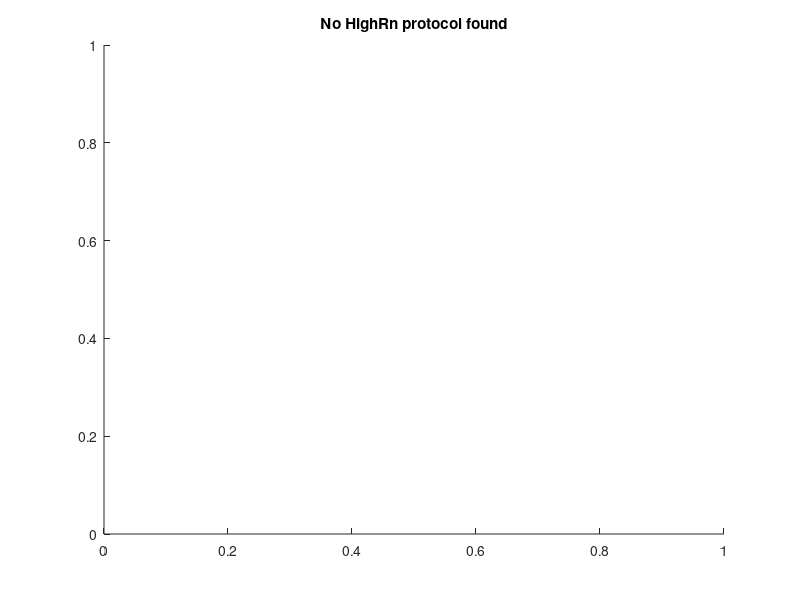

This figure's MATLAB source: (Note: this script raises an error after producing the figure.)
clear
clc
Neuronlist={'Apr18IR4d','Mar10IR1d'};
for neuron_count=1:length(Neuronlist)

file_High=sprintf([Neuronlist{neuron_count},'-HighRn.mat']);

% Section 3: analyze High_RN protocol. 
cd(Neuronlist{neuron_count});
mkdir(['../',Neuronlist{neuron_count},'_figs']);
hi_mahp=0;
hi_sahp=0;
%save AP count for -100:20:120 pA
High_apcount=zeros(12,2);
High_apcount(:,1)=-100:20:120;
%%%%
if exist(file_High, 'file')
load(file_High);
% the purpose for analyzing High/High RN is to compute ISI, ins_freq, delay
% and AP num. In this case, we also ignore the doublets since during
% doublets, the system is not stably oscillating. 
mat_High=matfile(file_High);
Name_High=whos(mat_High);
if(isempty(Name_High)~=1)
clear mat_High
N_High=length(Name_High)/2;
Trace_temp=eval(Name_High(2*1-1).name);
l_High=length(Trace_temp(:,1));
T_High=table([1:N_High]',zeros(N_High,l_High),zeros(N_High,l_High),'VariableNames',{'Trace','t','v'});
Cur=zeros(N_High,1);
str_temp=Name_High(1).name;
pos_underscore=strfind(str_temp,'_');
hiname_template=str_temp(1:pos_underscore(3));
f_High = fopen(['../',Neuronlist{neuron_count},'_High.txt'], 'a+');
fprintf(f_High,'Current\tNum_AP\tdelay\tMean_ISI\tstd_ISI\tCV_ISI\tFreq_ISI\tfreq_count\tfAHP\tmAHP\tsAHP\tspktime\n');   
num_aplevel=0;
min_v=100;
for i_hi=1:N_High
TraceHigh=eval([hiname_template,num2str(i_hi),'_1']);
Trace_cur=eval([hiname_template,num2str(i_hi),'_2']);
Cur_temp=roundn(mean(Trace_cur(5000:10000,2))*10^12,1);
v_ap=TraceHigh(:,2).*1000;
if((max(v_ap)>0)&&(Cur_temp>0))
    num_aplevel=num_aplevel+1;
end
min_v=min(min_v,min(v_ap));
end
pos_ap=0;
Cur_ap=zeros(num_aplevel,1);
Freq_ISI=zeros(num_aplevel,1);
Freq_count=zeros(num_aplevel,1);
for i_hi=1:N_High
TraceHigh=eval([hiname_template,num2str(i_hi),'_1']);
Trace_cur=eval([hiname_template,num2str(i_hi),'_2']);
%How to get current: isolate the current trace and take the average between
%5000 and 10000ms, round up to eliminate the single digit
v_ap=TraceHigh(:,2).*1000;
t_ap=TraceHigh(:,1).*1000;
Cur(i_hi)=roundn(mean(Trace_cur(5000:10000,2))*10^12,1);
if((max(v_ap)>0)&&(Cur(i_hi)>0))
    pos_ap=pos_ap+1;
    l=length(v_ap);
    dv_ap=get_dVdt(t_ap,v_ap);
    d2v_ap=get_dVdt(t_ap(2:end-1),dv_ap(2:end));
    t_bound=t_ap(end);
    dv_thre=3;
    [delay APnum ISI freq f_ahp m_ahp s_ahp]=hilo_ana(Neuronlist{neuron_count},1,Cur(i_hi),t_ap,v_ap,dv_ap,d2v_ap,dv_thre);
    hi_mahp=hi_mahp+mean(m_ahp);
    hi_sahp=hi_sahp+mean(s_ahp);
    Cur_ap(pos_ap)=Cur(i_hi);
    Freq_ISI(pos_ap)=mean(1000./ISI);
    Freq_count(pos_ap)=APnum/2;
    %save apcount for HighRN to High_apcount for later file output!
    highid_temp=find(High_apcount(:,1)==Cur(i_hi));
    High_apcount(highid_temp,2)=APnum;
    % save complete, if no AP then APnum=0
    fprintf(f_High,'%d\t%d\t%f\t%f\t%f\t%f\t%f\t%f\t%s\t%f\t%f\t',Cur(i_hi),APnum,delay,mean(ISI),std(ISI),std(ISI)/mean(ISI),Freq_ISI(pos_ap),Freq_count(pos_ap),f_ahp,mean(m_ahp),mean(s_ahp));
    % attach the spiking times to each line!
    spkt=zeros(APnum,1);
    spkt(1)=delay;
    for apnumtemp=2:APnum
        spkt(apnumtemp)=spkt(apnumtemp-1)+ISI(apnumtemp-1);
    end
    for apnumtemp=1:APnum
        fprintf(f_High,'%f\t',spkt(apnumtemp));
    end
    fprintf(f_High,'\n');
    %
    subplot(num_aplevel+1,2,2*pos_ap-1)
    plot(t_ap,v_ap)
    xlim([0 3000]);
    ylim([min(v_ap)-1 max(v_ap)+1]);
    xlabel('Time (ms)','FontSize', 5);
    ylabel('Vm (mV)','FontSize', 5);
    title([num2str(Cur(i_hi)),'PA'],'FontSize', 5);
    subplot(num_aplevel+1,2,2*pos_ap)
    plot(ISI,'o')
    ylim([0 max(ISI)+20])
    title([num2str(Cur(i_hi)),'PA'],'FontSize', 5);
    xlabel('Spks Count','FontSize', 5);
    ylabel('ISI (ms)','FontSize', 5);
else    
    subplot(num_aplevel+1,2,2*num_aplevel+1)
    plot(t_ap,v_ap);
    xlim([0 3000]);
    ylim([min_v-2 max(v_ap)+1]);
    xlabel('Time (ms)','FontSize', 5);
    ylabel('Vm (mV)','FontSize', 5);
    hold on;   
    
end
end

subplot(num_aplevel+1,2,2*(num_aplevel+1))
    plot(Cur_ap,Freq_ISI,'-ro')
    hold on;
    plot(Cur_ap,Freq_count,'-bo')
    title('F-I Red:ISI; Blue:spkcount','FontSize', 5);
    xlabel('Current (pA)','FontSize', 5);
    ylabel('Freq (Hz)','FontSize', 5);
fclose(f_High);

cd(['../',Neuronlist{neuron_count},'_figs']);
saveas(gcf,[Neuronlist{neuron_count},'_High_RN.png']);
saveas(gcf,[Neuronlist{neuron_count},'_High_RN.fig']);
close;
% % Section 3.5 Compute sag
% i_hi=1;
% TraceHigh=eval([hiname_template,num2str(i_hi),'_1']);
% CurHigh=eval([hiname_template,num2str(i_hi),'_2']);
% Cur_sag=roundn(mean(CurHigh(5000:10000,2))*10^12,1);
% v_ap=TraceHigh(:,2).*1000;
% t_ap=TraceHigh(:,1).*1000;
% [sag_v id_sag]=min(v_ap);
% rnfit_start=21439;%floor(0.45*l_rn);
% rnfit_end=23949;%floor(0.55*l_rn);
% stable_v=mean(v_ap(rnfit_start:rnfit_end));
% sag=sag_v-stable_v;
% figure()
% plot(t_ap,v_ap);
% hold on;
% plot(t_ap(id_sag),v_ap(id_sag),'ro');
% text(t_ap(id_sag),v_ap(id_sag)+20,'This is the sag point');
% title(['Sag is computed at ',num2str(Cur_sag),'pA'])
% xlabel('Time (ms)');
% ylabel('Vm (mV)');
% saveas(gcf,[Neuronlist{neuron_count},'sag.png']);
% close;
hi_mahp=hi_mahp/num_aplevel;
hi_sahp=hi_sahp/num_aplevel;
else
    figure()
    title('HighRn empty')
    cd(['../',Neuronlist{neuron_count},'_figs']);
    saveas(gcf,'HighRn empty.png');
    close;
    hi_mahp=NaN;
    hi_sahp=NaN;
end
else
    figure()
    title('No HighRn protocol found')
    cd(['../',Neuronlist{neuron_count},'_figs']);
    saveas(gcf,'No HighRn.png');
    close;
    hi_mahp=NaN;
    hi_sahp=NaN;
end
cd ..
end


